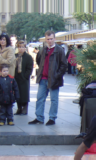
#> input picture Lab5/positive/data_ped_pedestrians_crop001001a.png, 96 x 160 px; its folder holds 4 pictures in this run
$ python Ex_1_Pedestrian_Recognition_StepByStep.py
#> lines starting #> are read from the running program, lines starting #| are printed output that depends on the picture
from skimage.feature import hog
from sklearn.svm import LinearSVC
from sklearn.model_selection import train_test_split
from matplotlib import pyplot as plt
from sklearn import metrics
from imutils.object_detection import non_max_suppression
from skimage import color
from skimage.transform import pyramid_gaussian

import joblib
import glob
import os
import cv2
import numpy as np


X = []
Y = []

pos_im_path = "D:/Computer Vision/OpenCV-Practice/Lab5/positive"
neg_im_path = "D:/Computer Vision/OpenCV-Practice/Lab5/negative"

# Load positive features
for filename in glob.glob(os.path.join(pos_im_path, "*.png")):
    fd = cv2.imread(filename, 0)
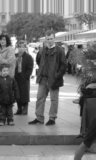
#> fd: shape (160, 96); min 15, max 254, mean 118
    fd = cv2.resize(fd, (64, 128))
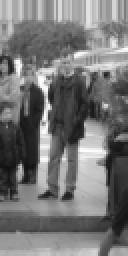
#> fd: shape (128, 64) (shown 2 times larger); min 16, max 254, mean 117.8
    fd = hog(
        fd,
        orientations=9,
        pixels_per_cell=(8, 8),
        visualize=False,
        cells_per_block=(2, 2),
    )
#> fd = 3780 values, max 0.514 at index 72, min 0 at index 1, mean 0.126
    X.append(fd)
    Y.append(1)
#> pass 2 of the loop `for filename in glob.glob(os.path.join(pos_im_path, "*.png")):`:
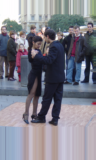
#> input picture Lab5/positive/data_ped_pedestrians_crop001005c.png, 96 x 160 px
#> `fd = cv2.imread(filename, 0)`:
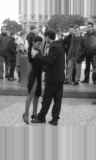
#> fd: shape (160, 96); min 15, max 254, mean 128.5
#> `fd = cv2.resize(fd, (64, 128))`:
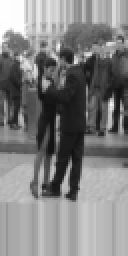
#> fd: shape (128, 64) (shown 2 times larger); min 16, max 254, mean 128.4
#> `fd = hog( fd, orientations=9, pixels_per_cell=(8, 8), visualize=False,..`: fd = 3780 values, max 0.531 at index 1638, min 0 at index 1, mean 0.115
#> pass 3 of the loop `for filename in glob.glob(os.path.join(pos_im_path, "*.png")):`:
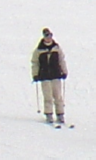
#> input picture Lab5/positive/data_ped_pedestrians_crop001008a.png, 96 x 160 px
#> `fd = cv2.resize(fd, (64, 128))`:
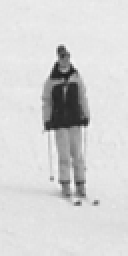
#> fd: shape (128, 64) (shown 2 times larger); min 31, max 245, mean 211.7
#> `fd = hog( fd, orientations=9, pixels_per_cell=(8, 8), visualize=False,..`: fd = 3780 values, max 0.522 at index 1054, min 0 at index 8, mean 0.133
#> the loop made 4 passes; the first 3 are shown

# Load negative features
for filename in glob.glob(os.path.join(neg_im_path, "*.png")):
    fd = cv2.imread(filename, 0)
    fd = cv2.resize(fd, (64, 128))
    fd = hog(
        fd,
        orientations=9,
        pixels_per_cell=(8, 8),
        visualize=False,
        cells_per_block=(2, 2),
    )
    X.append(fd)
    Y.append(0)


X = np.float32(X)
Y = np.array(Y)

X_train, X_test, y_train, y_test = train_test_split(X, Y, test_size=0.2)

print("Train data: ", len(X_train))
print("Train Labels (1, 0) ", len(y_train))

model = LinearSVC()
#> (the run stopped early here; a loop or call above may not have finished)
